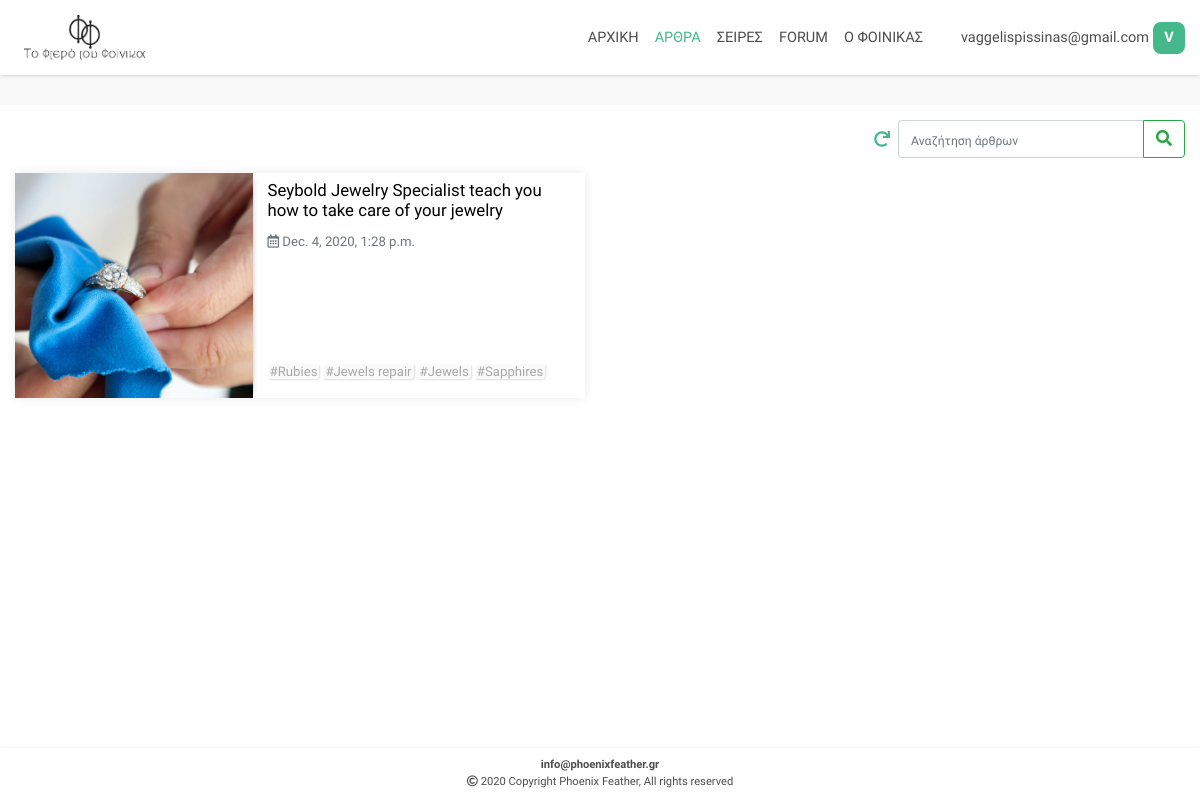
The page /articles/ (signed in) on the database its author committed.
### users/models.py (models this page shows, shortened)
class Account(AbstractUser):
    class Meta:
        verbose_name = 'Account'
        verbose_name_plural = 'Accounts'
    username = None
    email = models.EmailField(unique=True, blank=False)
    profile_image = models.ImageField(upload_to = "Users_Profile_Images", blank=True, default='', verbose_name = "Profile Photo")
    first_name_slug = models.CharField(max_length=150, editable=False, default='',blank=True)
    last_name_slug = models.CharField(max_length=150, editable=False, default='',blank=True)
    full_name_slug = models.CharField(max_length=300, editable=False, default='',blank=True)
    objects = AccountManager()
    REQUIRED_FIELDS = []
    USERNAME_FIELD = 'email'
    def image(self):
        if self.profile_image:
            p_img = mark_safe(f'<div style="width:80px; height:50px;  background-image:url({self.profile_image.url}); background-position: center; background-size: contain; background-repeat: no-repeat;"></div>')
        else:
            p_img = mark_safe(f'<div style="width:80px; height:50px; display:flex; flex-direction:column; justify-content:center; aligh-items:center;"><small style="font-size:9px;">NO IMAGE AVAILABLE</small></div>')
        return p_img
    image.short_description = 'Preview'

### articles/models.py (models this page shows, shortened)
class Articles(models.Model, HitCountMixin):
    class Meta:
        verbose_name = 'Article'
        verbose_name_plural = 'Articles'
    category = models.ForeignKey(ArticlesCategories, on_delete=models.SET_NULL, null=True, blank=True)
    title = models.CharField(max_length=150,unique=True)
    search = models.CharField(default='',editable=False,max_length=472)
    slug = models.SlugField(editable=False,max_length=150)
    subtitle = models.CharField(max_length=256, blank=True)
    image = models.ImageField(upload_to = "Articles_Images", default='')
    use_image_as_background_in_article = models.BooleanField(default=True)
    article = models.TextField()
    tags = TaggableManager(blank=True)
    created = models.DateTimeField(auto_now_add=True)
    updated = models.DateTimeField(auto_now=True)
    publish_date = models.DateTimeField()
    author = models.CharField(editable=False, default='', max_length=64)
    approved = models.BooleanField(default=False)
    def image_tag(self):
        return mark_safe(f'<div style="width:80px; height:50px; background-image:url({self.image.url}); background-position: center; background-size: cover;"></div>')
    image_tag.short_description = 'Image preview'

### articles/views.py (the view)
# urls.py: path('', include('articles.urls')),
def articles(request):
    current_datetime = localtime(now())
    categories = ArticlesCategories.objects.annotate(articles_count=Count('articles', filter=Q(articles__publish_date__lte=current_datetime)))
    articles = Articles.objects.filter(publish_date__lte=current_datetime,approved=True).order_by('-publish_date')
    if request.method == 'POST':
        mut = request.POST.copy()
        mut['search'] = ''.join(c for c in unicodedata.normalize('NFD', mut['search'].lower()) if unicodedata.category(c) != 'Mn')
        articles_Filter = ArticlesFilter(mut, queryset=articles)
        articles = articles_Filter.qs
    else:
        articles_Filter = ArticlesFilter()
    paginator = Paginator(articles, 6)
    page_number = request.GET.get('page')
    page_obj = paginator.get_page(page_number)
    context = {'categories':categories,'articles':articles,'page_obj':page_obj,'articles_Filter':articles_Filter}
    return render(request, 'articles/articles.html', context)

### articles/templates/articles/articles.html (shortened to what this page needs)
{% extends 'articles/base.html' %}
{% load static %}
{% load thumbnail %}
{% load articles %}
{% block links %}
<link rel="stylesheet" href="{% static 'articles/css/articles.css' %}">
{% endblock %}
{% block main %}
{% include 'articles/navigation.html' %}
<div style="padding-top:15px; padding-bottom:15px; background:#f9f9f9;" class="categories-container-wrapper text-center">
</div>
<div style="display: flex; justify-content: flex-end; align-items: center; padding-top:15px;" class="container-fluid">
  <a href="{% url 'articles' %}">
    <div id="restore-default-articles" style="height: 100%; width:32px; display: flex; flex-direction: column; justify-content: center; align-items: center;">
      <i style="color: #44b78b;" class="fas fa-redo"></i>
    </div>
  </a>
  <form id="articles-search-form" action="{% url 'articles' %}" method="POST">
    {{articles_Filter.form.search}}
    <button id="articles-search-submit" class="btn btn-outline-success" type="submit"><i class="fas fa-search"></i></button>
  </form>
</div>
<div id="articles1">
  <div class="container-fluid">
    <div id="articlesContainer" class="row infinite-container">
      {% if articles.count != 0 %}
      {% for article in page_obj %}
      <div class="col-12 col-xl-6 infinite-item">
        <div class="container-fluid">
          <a href="{% url 'article' article.slug %}">
            <div class="row articleRow">
              {% thumbnail article.image "500x500" quality=91 as im %}
              <div style="background-image:url({{im.url}});" class="col-12 col-sm-6 col-xl-5 articleImageDiv">
              </div>
              {% endthumbnail %}
              <div class="col-12 col-sm-6 col-xl-7">
                <div class="articleInfo">
                  <div class="title-Subtitle-Publised-Author">
                      <h4 class="articleTitle">{{article.title}}</h4>
                    <span class="text-muted published"><i class="far fa-calendar-alt"></i> {{article.publish_date}}</span><br>
                  </div>
                  <div style="display:flex; flex:1; justify-content:space-between; width:100%;">
                    <div class="tags">
                      <div>
                        {% for tag in article.tags.all %}
                        <span>#{{ tag }}</span>
                        {% endfor %}
                      </div>
                    </div>
                  </div>
                </div>
              </div>
            </div>
          </a>
        </div>
      </div>
      {% endfor %}
      {% endif %}
    </div>
  </div>
</div>
{% endblock %}
{% block footer %}
{% include 'articles/footer.html' %}
{% endblock %}

### articles/templates/articles/navigation.html (shortened to what this page needs)
{% load static %}
<div style="height:75px;" class="d-none d-md-block navHBlock"></div>
<div id="navbarWrapper" class="d-none d-md-block">
  <nav class="navbar navbar-expand-md">
    <a class="navbar-brand" href="{% url 'index' %}">
      <img style="max-height: 45px;" src="{% static 'articles/material/logo/phoenix_feather_logo_2.jpg' %}" alt="">
    </a>
    <div id="navbarLinks">
      <ul class="navbar-nav">
        <li class="nav-item">
          <a class="nav-link" href="{% url 'index' %}" id="navbarHome"><span>ΑΡΧΙΚΗ</span></a>
        </li>
        <li class="nav-item">
          <a class="nav-link" href="{% url 'articles' %}" id="navbarArticles"><span>ΑΡΘΡΑ</span></a>
        </li>
        <li class="nav-item">
          <a class="nav-link" href="{% url 'courses' %}" id="navbarCourses"><span>ΣΕΙΡΕΣ</span></a>
        </li>
        <li class="nav-item">
          <a class="nav-link" href="{% url 'forum' %}" id="navbarForum"><span>FORUM</span></a>
        </li>
        <li class="nav-item">
          <a class="nav-link" href="{% url 'informations' %}" id="navbarFAQs"><span>Ο ΦΟΙΝΙΚΑΣ</span></a>
        </li>
        {% if user.is_authenticated %}
        <li id="user-image-menu" class="nav-item" style="margin-right:15px; margin-left:30px; position: relative;">
          <a href="{% url 'profile' %}">
            <div class="user-nav-link">
              <span>{{user.email}}</span>
              <div class="firstLetterImageDiv">
                <span>{{user.email|upper|first}}</span>
              </div>
            </div>
          </a>
        </li>
        {% endif %}
      </ul>
    </div>
  </nav>
</div>

### articles/static/articles/css/base.css (style rules this page uses)
#Site { display: flex; min-height: 100vh; flex-direction: column; }
body, html { font-family: 'Didact Gothic'; max-width: 100vw !important; overflow-x: hidden; }
a { text-decoration: none !important; outline: none !important; }

### articles/static/articles/css/navigation.css (style rules this page uses)
.navbar { min-height: 75px; width: 100%; position: fixed; top: 0; background: white; box-shadow: 0px 0px 4px silver; padding: 4px 0px 4px 0px; z-index: 800; }
#navbarLinks { width: 100%; }
.navbar-nav { display: flex; justify-content: flex-end; align-items: center; }
.navbar-brand { margin-left: 2vw; display: flex; flex-direction: column; justify-content: center; align-items: center; }
.navbar-nav a { color: #4d4d4d; transition: 0.4s; font-size: 14.5px; }
.navbar .nav-link { transition: all 0.3s ease-in-out; }
.firstLetterImageDiv { background: #44b78b; display: flex; justify-content: center; align-items: center; cursor: pointer; margin-left: 4px; }
.userImageDiv, .firstLetterImageDiv { height: 32px; width: 32px; border-radius: 8px; background-position: center; background-size: cover; background-repeat: no-repeat; }
.userImageDiv span, .firstLetterImageDiv span { color: white; font-weight: bold; }
.user-nav-link { display: flex; position: relative; justify-content: center; align-items: center; cursor: pointer; }

### articles/static/articles/css/articles.css (style rules this page uses)
.categories-container-wrapper { display: flex; justify-content: flex-start; align-items: center; max-width: 100vw; overflow-x: auto; }
#articles1 { width: 100%; display: flex; flex-direction: column; justify-content: flex-start; align-items: center; padding-top: 15px; }
.articleRow { box-shadow: 0px 0px 10px #eaeaea; margin-bottom: 30px; transition: 0.4s; background: white; }
.articleInfo { display: flex; flex-direction: column; justify-content: flex-start; align-items: flex-start; height: 100%; }
.title-Subtitle-Publised-Author { display: flex; flex-direction: column; justify-content: space-between; }
.articleImageDiv { padding: 0; background-position: center; background-size: cover; background-repeat: no-repeat; box-shadow: 5px 0 5px -5px silver; min-height: 225px; }
.title-Subtitle-Publised-Author .articleTitle { margin-top: 7px; color: black; font-size: 1.05rem; }
.published { margin-top: 4px; font-size: 13.2px; }
.tags { width: 100%; display: flex; flex-direction: column; justify-content: flex-end; align-items: flex-start; margin-top: 15px; margin-bottom: 15px; }
.tags span { border: none; border-radius: 0; box-shadow: 1px 1px 2px #dedede; color: #a8a8a8; padding-left: 2px; padding-right: 2px; border-top-left-radius: 4px; border-bottom-right-radius: 4px; background: #fafafa; font-size:13.2px; }
#articles-search-form { display:flex; }
#articles-search-input { border-right: none; border-top-right-radius: 0px; border-bottom-right-radius: 0px; }
#articles-search-input::placeholder { font-size: 12.2px; }
#articles-search-submit { border-top-left-radius: 0px; border-bottom-left-radius: 0px; }

### articles/templates/articles/articles.html (style rules this page uses)
#navbarArticles, #sidebarArticles { color: #44b78b; }

### rows shown on the page
Account: email "vaggelispissinas@gmail.com", email|first "V"
Articles: title "Seybold Jewelry Specialist teach you how to take care of your jewelry", publish_date "Dec. 4, 2020, 1:28 p.m."
Tag: name "Rubies"
Tag: name "Jewels repair"
Tag: name "Jewels"
Tag: name "Sapphires"
